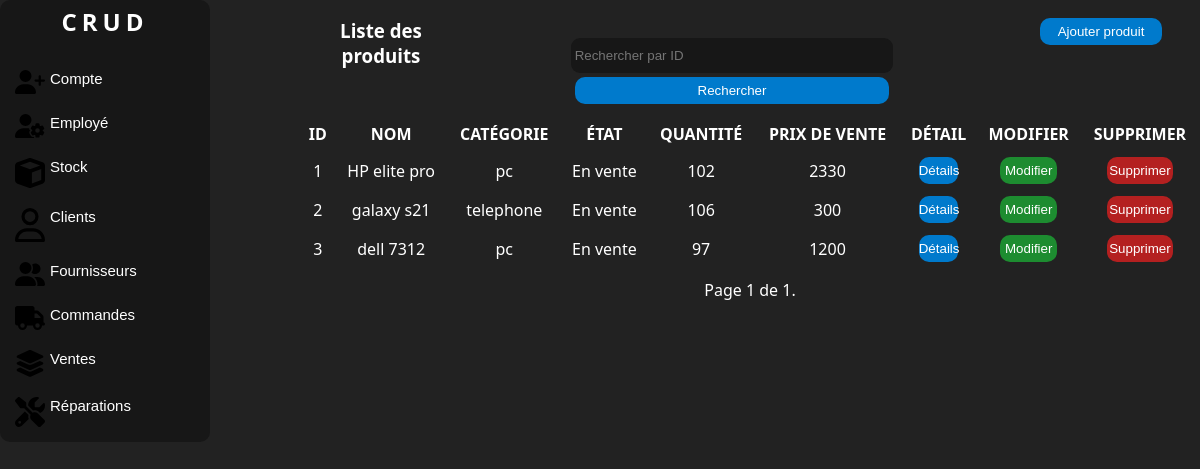
The page /produits/ (signed in) on the database as committed earlier.
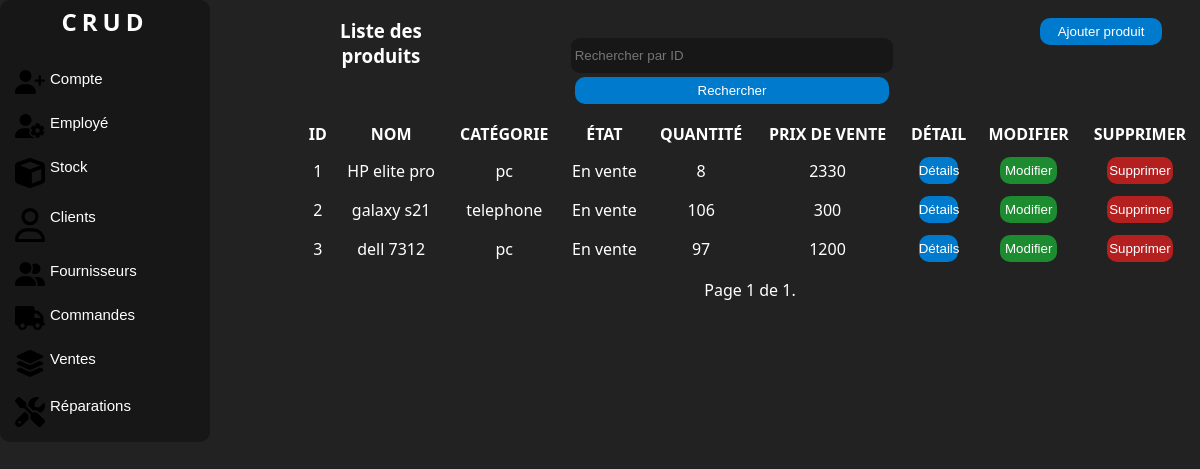
The same page on the database as committed later.
### manager/models.py (models this page shows, shortened)
class Product(models.Model):
    STATE_CHOICES = [
        ('En vente', 'En vente'),
        ('En réparation', 'En réparation'),
    ]
    name = models.CharField(max_length=100, db_column='Nom', unique=True)
    category = models.ForeignKey(Category, on_delete=models.SET_DEFAULT, default=1, db_column='Catégorie')
    description = models.TextField(db_column='Description', default='Pas de description')
    state = models.CharField(max_length=20, choices=STATE_CHOICES, default='EN_VENTE', db_column='État')
    quantity = models.PositiveIntegerField(default=0, blank=True, null=True, db_column='Quantité')
    initial_buying_price = models.PositiveIntegerField(blank=True, null=True,
                                               db_column='Prix d\'achat initiale')
    initial_selling_price = models.PositiveIntegerField(blank=True, null=True,
                                                db_column='Prix de vente initiale')
    supplier = models.ForeignKey(Supplier, on_delete=models.SET_NULL, null=True, blank=True, db_column='Fournisseur')
    class Meta:
        db_table = 'Produit'
        verbose_name = _('Produit')

class Category(models.Model):
    name = models.CharField(max_length=100, db_column='Nom')
    def __str__(self):
        return self.name
    class Meta:
        db_table = 'Catégorie'

### manager/views.py (the view)
# urls.py: path('produits/', views.ProductListView.as_view(), name='product-list'),
class ProductListView(LoginRequiredMixin, ListView):
    model = Product
    template_name = 'listeproduit.html'  # replace with your template
    context_object_name = 'products'
    paginate_by = 10
    form_class = FilterForm
    def get_queryset(self):
        queryset = super().get_queryset()
        query = self.request.GET.get('query')
        if query:
            queryset = queryset.filter(id=query)
        return queryset
    def get_context_data(self, **kwargs):
        context = super().get_context_data(**kwargs)
        context['form'] = FilterForm(self.request.GET)
        return context

### manager/forms.py
class FilterForm(forms.Form):
    query = forms.IntegerField(label='', required=False,
                               widget=forms.TextInput(attrs={'placeholder': 'Rechercher par ID'}))

### manager/models.py (called while the page is built)
    def __str__(self):
        return self.name

### manager/templatetags/auth_extras.py (called while the page is built)
@register.filter(name='has_group')
def has_group(user, group_name):
    group = Group.objects.get(name=group_name)
    return True if group in user.groups.all() else False

### manager/templates/listeproduit.html (shortened to what this page needs)
{% load static %}
{% load auth_extras %}
<!DOCTYPE html>
<html lang="en">
<head>
    <link rel="stylesheet" href="{% static 'css/style.css' %}">
    <link rel="stylesheet" href="{% static 'css/accueil.css' %}">
</head>
<body>
<div class="corp">
    <div class="nav">
        <div class="logo">
            <a href="{% url 'home' %}" class="link"><h2>CRUD</h2></a>
        </div>
        <br>
        {% if request.user|has_group:"Admin" %}
        <button class="value">
            <a class="link" href="{% url 'account-list' %}"> Compte </a>
        </button>
        <button class="value">
            <a class="link" href="{% url 'employee-list' %}">Employé </a>
        </button>
        {% endif %}
        <button class="value">
            <a class="link" href="{% url 'products-list' %}"> Stock </a>
        </button>
        <button class="value">
            <a class="link" href="{% url 'client-list' %}"> Clients </a>
        </button>
        <button class="value">
            <a class="link" href="{% url 'supplier-list' %}"> Fournisseurs </a>
        </button>
        <button class="value">
            <a class="link" href="{% url 'purchase-order-list' %}">Commandes </a>
        </button>
        <button class="value">
            <a class="link" href="{% url 'sale-list' %}">Ventes </a>
        </button>
        <button class="value">
            <a class="link" href="{% url 'repair-list' %}"> Réparations </a>
        </button>
    </div>
    <div class="liste">
        <div class="c1">
            <div class="colone1"><h3>Liste des produits</h3></div>
            <div class="colone1">
                <form method="GET" action="">
                    {{ form }}
                    <button class="button" type="submit">Rechercher</button>
                </form>
            </div>
            <div class="colone1">
                <button class="button"><a href="{% url 'add-product' %}" class="link">Ajouter produit</a></button>
            </div>
        </div>
        <div class="c2">
            {% if products %}
            <table>
                <thead>
                <tr>
                    <th>Id</th>
                    <th>Nom</th>
                    <th>Catégorie</th>
                    <th>État</th>
                    <th>Quantité</th>
                    <th>Prix de vente</th>
                    <th>Détail</th>
                    <th>Modifier</th>
                    <th>Supprimer</th>
                </tr>
                </thead>
                <tbody id="tbody">
                {% for product in products %}
                <tr>
                    <td>{{ product.id }}</td>
                    <td>{{ product.name }}</td>
                    <td>{{ product.category }}</td>
                    <td>{{ product.state }}</td>
                    <td>{{ product.quantity }}</td>
                    <td>{{ product.initial_selling_price }}</td>
                    <td>
                        <button class="button" id=""
                                onclick="location.href='{% url 'product-detail' product.id %}';">Détails
                        </button>
                    </td>
                    <td>
                        <button class="button" id="modifier"
                                onclick="location.href='{% url 'update-product' product.id %}';">Modifier
                        </button>
                    </td>
                    <td>
                        <button class="button" id="supprimer"
                                onclick="location.href='{% url 'delete-product' product.id %}';">Supprimer
                        </button>
                    </td>
                </tr>
                {% endfor %}
                </tbody>
            </table>
            {% else %}
            <p>Pas de produits trouvés.</p>
            {% endif %}
            <div class="pagination">
                <span class="step-links">
                    <span class="current">
                        Page {{ page_obj.number }} de {{ page_obj.paginator.num_pages }}.
                    </span>
                </span>
            </div>
        </div>
    </div>
</body>
</html>

Rows that differ between the two databases and show on the page:
changed Product "HP elite pro": quantity "102" → "8"
